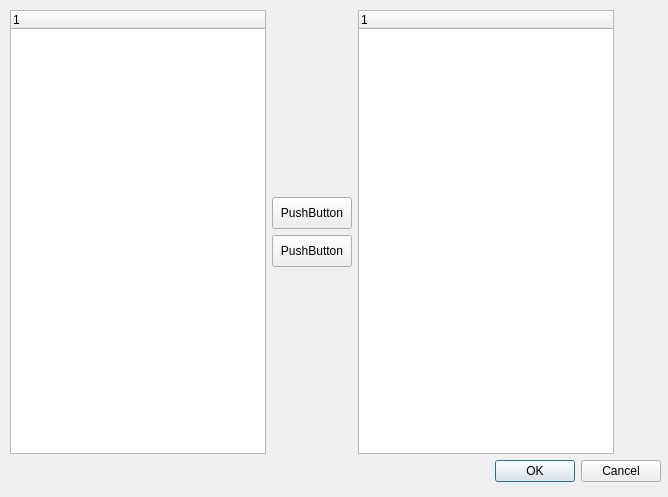
<?xml version="1.0" encoding="UTF-8"?>
<ui version="4.0">
 <class>Dialog</class>
 <widget class="QDialog" name="Dialog">
  <property name="geometry">
   <rect>
    <x>0</x>
    <y>0</y>
    <width>668</width>
    <height>497</height>
   </rect>
  </property>
  <property name="windowTitle">
   <string>Dialog</string>
  </property>
  <widget class="QWidget" name="">
   <property name="geometry">
    <rect>
     <x>10</x>
     <y>10</y>
     <width>651</width>
     <height>472</height>
    </rect>
   </property>
   <layout class="QGridLayout" name="gridLayout">
    <item row="4" column="2">
     <widget class="QDialogButtonBox" name="buttonBox">
      <property name="orientation">
       <enum>Qt::Horizontal</enum>
      </property>
      <property name="standardButtons">
       <set>QDialogButtonBox::Cancel|QDialogButtonBox::Ok</set>
      </property>
     </widget>
    </item>
    <item row="0" column="2" rowspan="4">
     <widget class="QTreeWidget" name="twToImport">
      <property name="sizePolicy">
       <sizepolicy hsizetype="Fixed" vsizetype="Expanding">
        <horstretch>0</horstretch>
        <verstretch>0</verstretch>
       </sizepolicy>
      </property>
      <property name="minimumSize">
       <size>
        <width>200</width>
        <height>420</height>
       </size>
      </property>
      <property name="baseSize">
       <size>
        <width>200</width>
        <height>420</height>
       </size>
      </property>
      <column>
       <property name="text">
        <string notr="true">1</string>
       </property>
      </column>
     </widget>
    </item>
    <item row="0" column="0" rowspan="4">
     <widget class="QTreeWidget" name="twMeasurements">
      <property name="sizePolicy">
       <sizepolicy hsizetype="Fixed" vsizetype="Expanding">
        <horstretch>0</horstretch>
        <verstretch>0</verstretch>
       </sizepolicy>
      </property>
      <property name="minimumSize">
       <size>
        <width>200</width>
        <height>420</height>
       </size>
      </property>
      <property name="baseSize">
       <size>
        <width>200</width>
        <height>420</height>
       </size>
      </property>
      <column>
       <property name="text">
        <string notr="true">1</string>
       </property>
      </column>
     </widget>
    </item>
    <item row="1" column="1">
     <widget class="QPushButton" name="pushButton_2">
      <property name="sizePolicy">
       <sizepolicy hsizetype="Minimum" vsizetype="Fixed">
        <horstretch>0</horstretch>
        <verstretch>0</verstretch>
       </sizepolicy>
      </property>
      <property name="minimumSize">
       <size>
        <width>64</width>
        <height>32</height>
       </size>
      </property>
      <property name="text">
       <string>PushButton</string>
      </property>
     </widget>
    </item>
    <item row="2" column="1">
     <widget class="QPushButton" name="pushButton">
      <property name="sizePolicy">
       <sizepolicy hsizetype="Minimum" vsizetype="Fixed">
        <horstretch>0</horstretch>
        <verstretch>0</verstretch>
       </sizepolicy>
      </property>
      <property name="minimumSize">
       <size>
        <width>64</width>
        <height>32</height>
       </size>
      </property>
      <property name="text">
       <string>PushButton</string>
      </property>
     </widget>
    </item>
   </layout>
  </widget>
 </widget>
 <resources/>
 <connections>
  <connection>
   <sender>buttonBox</sender>
   <signal>accepted()</signal>
   <receiver>Dialog</receiver>
   <slot>accept()</slot>
   <hints>
    <hint type="sourcelabel">
     <x>248</x>
     <y>254</y>
    </hint>
    <hint type="destinationlabel">
     <x>157</x>
     <y>274</y>
    </hint>
   </hints>
  </connection>
  <connection>
   <sender>buttonBox</sender>
   <signal>rejected()</signal>
   <receiver>Dialog</receiver>
   <slot>reject()</slot>
   <hints>
    <hint type="sourcelabel">
     <x>316</x>
     <y>260</y>
    </hint>
    <hint type="destinationlabel">
     <x>286</x>
     <y>274</y>
    </hint>
   </hints>
  </connection>
 </connections>
</ui>
